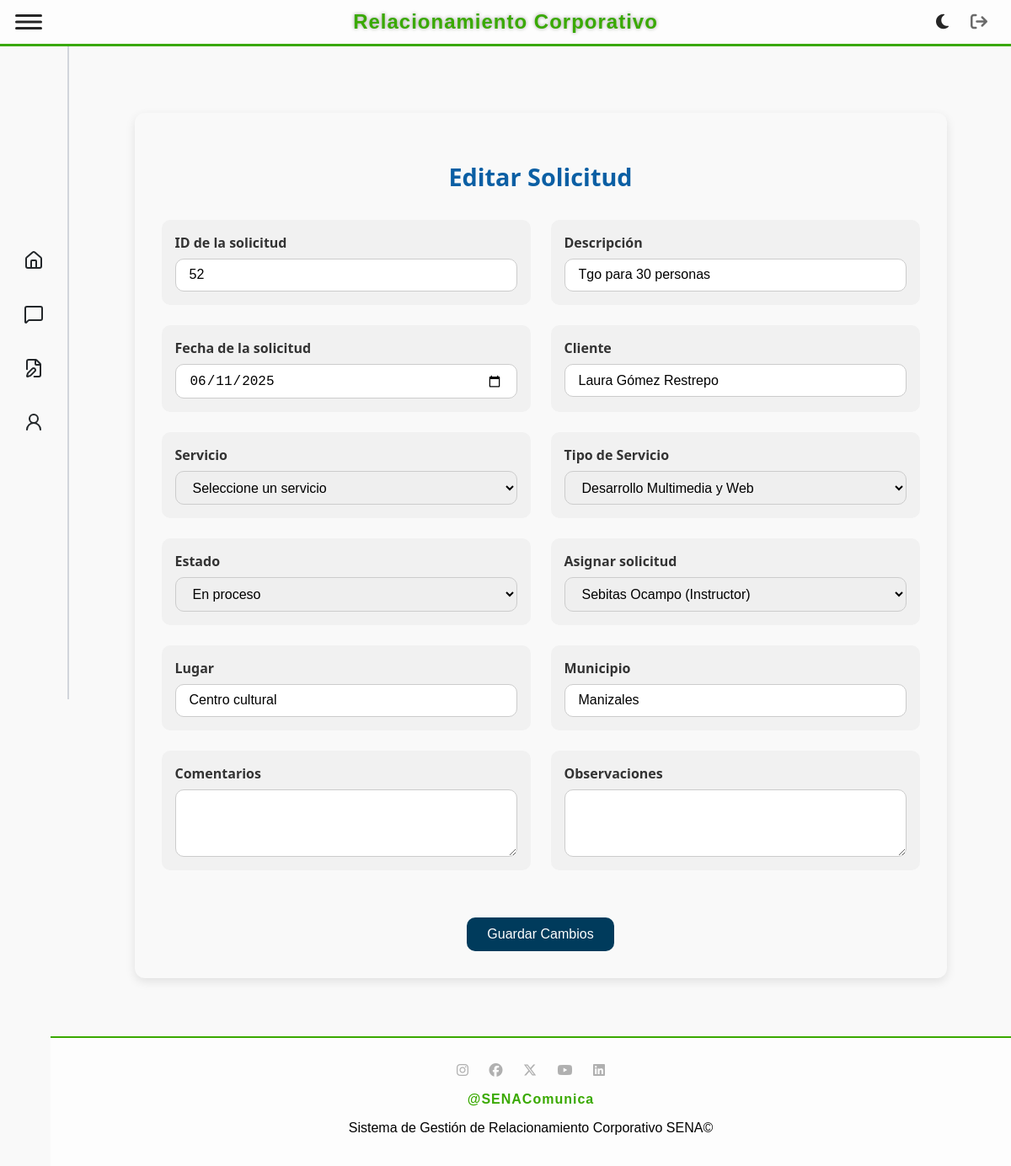
Before: /solicitud/edit/52 (signed in) with the older database file.
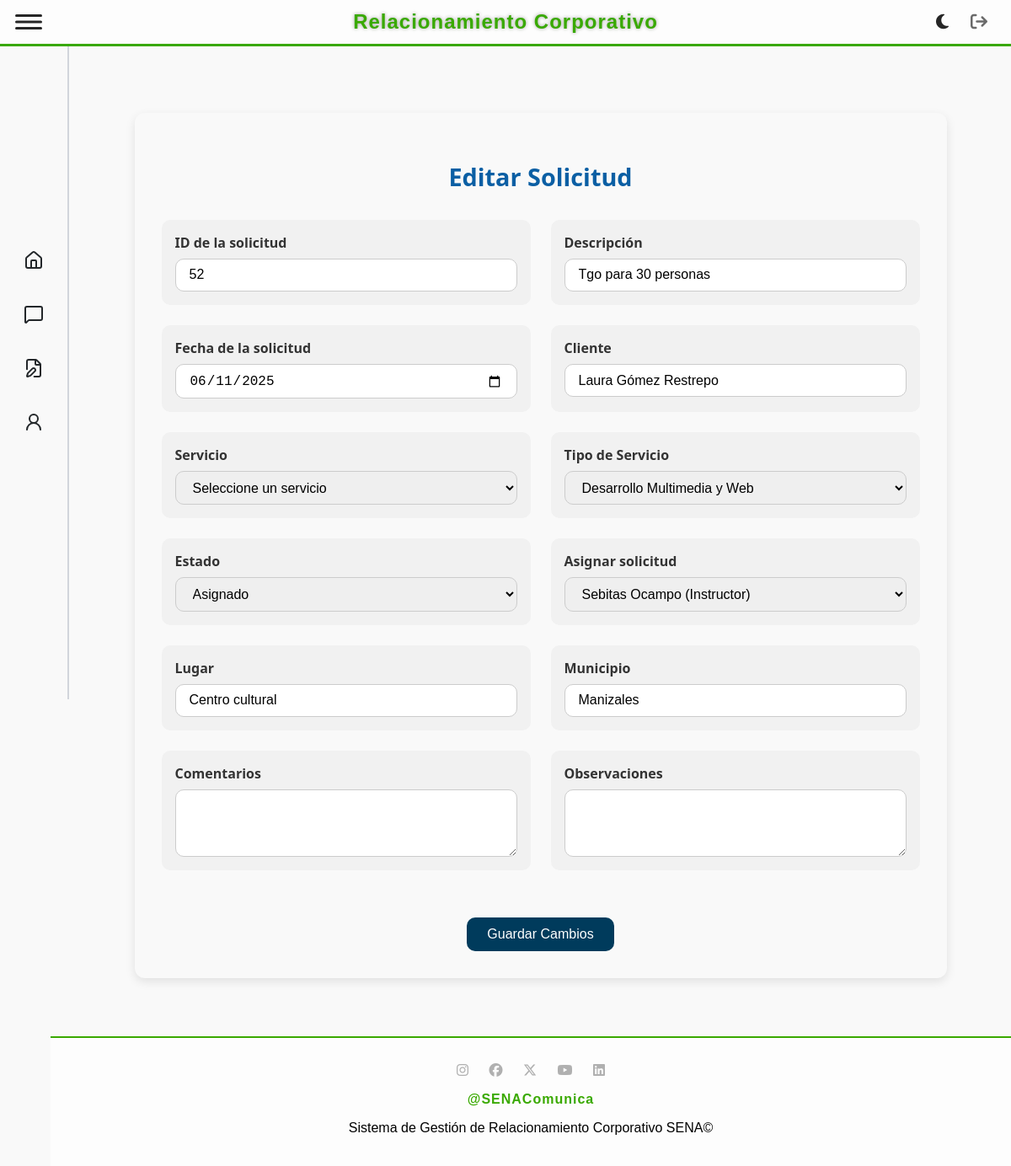
After: the same page with the newer database file.
### tables this page shows
CREATE TABLE `solicitud` (
  `idSolicitud` int(11) NOT NULL,
  `FechaEvento` date DEFAULT NULL,
  `FechaCreacion` date NOT NULL,
  `Lugar` varchar(80) DEFAULT NULL,
  `Municipio` varchar(50) NOT NULL,
  `Observaciones` text DEFAULT NULL,
  `Comentarios` text DEFAULT NULL,
  `MedioSolicitud` varchar(50) DEFAULT NULL,
  `DescripcionNecesidad` varchar(100) DEFAULT NULL,
  `FKusuario` int(11) NOT NULL,
  `FKtipoEvento` int(11) NOT NULL,
  `FKestado` int(11) NOT NULL,
  `FKcliente` int(11) NOT NULL,
  `FKtipoServicio` int(11) NOT NULL,
  `Asignacion` int(11) DEFAULT NULL
);

CREATE TABLE `estado` (
  `idEstado` int(11) NOT NULL,
  `Estado` varchar(45) NOT NULL,
  `Descripcion` varchar(100) NOT NULL,
  `Color` varchar(7) NOT NULL DEFAULT '#4361ee'
);

CREATE TABLE `cliente` (
  `idCliente` int(11) NOT NULL,
  `DocumentoCliente` varchar(20) NOT NULL,
  `NombreCliente` varchar(100) NOT NULL,
  `CorreoCliente` varchar(100) NOT NULL,
  `TelefonoCliente` varchar(10) NOT NULL
);

CREATE TABLE `tiposervicio` (
  `idTipoServicio` int(11) NOT NULL,
  `TipoServicio` varchar(100) NOT NULL,
  `FKidServicio` int(11) NOT NULL
);

CREATE TABLE `usuario` (
  `idUsuario` int(11) NOT NULL,
  `DocumentoUsuario` varchar(20) NOT NULL,
  `NombreUsuario` varchar(100) NOT NULL,
  `CorreoUsuario` varchar(100) NOT NULL,
  `TelefonoUsuario` varchar(10) NOT NULL,
  `ContraseñaUsuario` varchar(255) NOT NULL,
  `FKidRol` int(11) NOT NULL
);

### app/controllers/baseController.php (called while the page is built, shortened)
<?php
class BaseController
{
    public $layout = "default";
    public function render(string $view, array $arrayData = null)
    {
        $layout = MAIN_APP_ROUTE . "../views/layouts/{$this->layout}.php";
        include_once $layout;
    }
}

### app/controllers/solicitudController.php (called while the page is built, shortened)
<?php
require_once "baseController.php";
require_once MAIN_APP_ROUTE . "../models/SolicitudModel.php";
require_once MAIN_APP_ROUTE . "../models/EstadoModel.php";
require_once MAIN_APP_ROUTE . "../models/TipoServicioModel.php";
class SolicitudController extends BaseController
{
    public function editSolicitud($id)
    {
        $solicitudObj = new SolicitudModel();
        $solicitudInfo = $solicitudObj->getSolicitud($id);
        $servicioObj = new ServicioModel();
        $servicios = $servicioObj->getAll();
        $tipoServicioObj = new TipoServicioModel();
        $tiposServicio = $tipoServicioObj->getAll();
        $estadoObj = new EstadoModel();
        $estados = $estadoObj->getAll();
        require_once MAIN_APP_ROUTE . "../models/UsuarioModel.php";
        $usuarioObj = new \App\Models\UsuarioModel();
        $usuarios = $usuarioObj->getAll();
        $usuariosAsignables = array_filter($usuarios, function ($usuario) {
            return in_array($usuario->FKidRol, [3, 4]);
        });
        $data = [
            "solicitud" => $solicitudInfo,
            "servicios" => $servicios,
            "tiposServicio" => $tiposServicio,
            "estados" => $estados,
            "usuariosAsignables" => $usuariosAsignables,
            "titulo" => "Editar solicitud"
        ];
        $this->render("solicitud/edit.php", $data);
    }
}

### app/models/BaseModel.php (called while the page is built, shortened)
<?php
abstract class BaseModel {
    protected $dbConnection;
    protected $table;
    public function __construct() {
        try {
            $options = [
                PDO::ATTR_ERRMODE => PDO::ERRMODE_EXCEPTION,
                PDO::ATTR_DEFAULT_FETCH_MODE => PDO::FETCH_OBJ
            ];
            $dsn = DRIVER.':host='.HOST.';dbname='.DATABASE;
            $this->dbConnection = new PDO($dsn, USERNAME_DB, PASSWORD_DB, $options);
        } catch (PDOException $ex) {
            echo 'Error en la conexión: '.$ex->getMessage();
            exit;
        }
    }
    public function getAll(): array {
        try {
            $sql = 'SELECT * FROM '.$this->table;
            $statement = $this->dbConnection->query($sql);
            return $statement->fetchAll();
        } catch (PDOException $ex) {
            echo 'Error al obtener registros: '.$ex->getMessage();
            return [];
        }
    }
}

### app/models/solicitudModel.php (called while the page is built, shortened)
<?php
require_once MAIN_APP_ROUTE . "../models/BaseModel.php";
class SolicitudModel extends BaseModel
{
    public function __construct(
        ?int $idSolicitud = null,
        ?string $Descripcion = null,
        ?string $FechaSolicitud = null,
        ?int $IdCliente = null,
        ?int $IdServicio = null,
        ?int $IdEstado = null
    ) {
        $this->table = "solicitud";
    }
    public function getSolicitud($id)
    {
        try {
            $sql = "SELECT s.*,
                       c.idCliente,
                       c.NombreCliente,
                       c.CorreoCliente,
                       c.TelefonoCliente,
                       c.DocumentoCliente,
                       ts.TipoServicio,
                       sv.Servicio,
                       e.Estado,
                       e.Descripcion as EstadoDescripcion,
                       u.NombreUsuario,
                       ua.NombreUsuario AS NombreUsuarioAsignado  -- Agrega esta línea
                FROM {$this->table} s
                JOIN cliente c ON s.FKcliente = c.idCliente
                JOIN tiposervicio ts ON s.FKtipoServicio = ts.idTipoServicio
                JOIN servicio sv ON ts.FKidServicio = sv.idServicio
                JOIN estado e ON s.FKestado = e.idEstado
                JOIN usuario u ON s.FKusuario = u.idUsuario
                LEFT JOIN usuario ua ON s.Asignacion = ua.idUsuario  -- Agrega esta línea
                WHERE s.idSolicitud = :id";
            $statement = $this->dbConnection->prepare($sql);
            $statement->bindParam(":id", $id, PDO::PARAM_INT);
            $statement->execute();
            return $statement->fetch(PDO::FETCH_OBJ);
        } catch (PDOException $ex) {
            throw new PDOException("Error al obtener la solicitud: " . $ex->getMessage());
        }
    }
}

### app/models/tipoServicioModel.php (called while the page is built, shortened)
<?php
require_once MAIN_APP_ROUTE."../models/BaseModel.php";
class tipoServicioModel extends BaseModel {
    public function __construct(
        ?int $idTipoServicio = null,
        ?string $TipoServicio = null,
        ?int $FKidServicio = null
    ) {
        $this->table = "tiposervicio";
    }
    public function getAll(): array {
        try {
            $sql = "SELECT t.*, s.Servicio as NombreServicio
                    FROM $this->table t
                    LEFT JOIN servicio s ON t.FKidServicio = s.idServicio";
            return $this->dbConnection->query($sql)->fetchAll(PDO::FETCH_OBJ);
        } catch (PDOException $e) {
            throw new PDOException("Error al obtener tipos de servicio: " . $e->getMessage());
        }
    }
}

### app/models/EstadoModel.php (called while the page is built, shortened)
<?php
require_once MAIN_APP_ROUTE."../models/BaseModel.php";
class EstadoModel extends BaseModel{
    public function __construct(
        ?int $idEstado = null,
        ?string $Estado = null,
        ?string $Descripcion = null
    )
    {
        $this->table = "estado";
    }
}

### app/models/UsuarioModel.php (called while the page is built, shortened)
<?php
require_once MAIN_APP_ROUTE."../models/BaseModel.php";
class UsuarioModel extends BaseModel {
    public function __construct(
        ?int $idUsuario = null,
        ?string $DocumentoUsuario = null,
        ?string $NombreUsuario = null,
        ?string $CorreoUsuario = null,
        ?string $TelefonoUsuario = null,
        ?string $ContraseñaUsuario = null,
        ?int $FKidRol = null
    ) {
        $this->table = "usuario";
    }
}

### app/views/solicitud/edit.php (the view, shortened to what the changed rows need)
<div class="data-container ">
    <?php
    $esAdmin = (isset($_SESSION['rol']) && $_SESSION['rol'] == 1);
    ?>
    <h2 class="form-title">Editar Solicitud</h2>
    <form action="/solicitud/update" method="post">
        <div class="form-group">
            <label for="idSolicitud">ID de la solicitud</label>
            <input readonly value="<?php echo $solicitud->idSolicitud ?>" type="number" id="idSolicitud" name="idSolicitud" class="form-control">
        </div>
        <div class="form-group">
            <label for="descripcion">Descripción</label>
            <input type="text" value="<?php echo $solicitud->DescripcionNecesidad ?>" id="descripcion" name="Descripcion" class="form-control" maxlength="255">
        </div>
        <div class="form-group">
            <label for="fecha">Fecha de la solicitud</label>
            <input value="<?php echo $solicitud->FechaEvento ?>" type="date" id="fecha" name="FechaSolicitud" class="form-control">
        </div>
        <div class="form-group">
            <label for="cliente">Cliente</label>
            <input type="text" value="<?php echo $solicitud->NombreCliente; ?>" id="cliente" name="NombreCliente" class="form-control" maxlength="255">
        </div>
        <div class="form-group">
            <label for="servicio">Servicio</label>
            <select id="servicio" name="IdServicio" class="form-control">
                <option value="">Seleccione un servicio</option>
            </select>
        </div>
        <div class="form-group">
            <label for="tipoServicio">Tipo de Servicio</label>
            <select id="tipoServicio" name="IdTipoServicio" class="form-control">
                <?php foreach ($tiposServicio as $tipoServicio): ?>
                    <option value="<?php echo $tipoServicio->idTipoServicio; ?>"
                        <?php echo ($solicitud->FKtipoServicio == $tipoServicio->idTipoServicio) ? 'selected' : ''; ?>>
                        <?php echo $tipoServicio->TipoServicio; ?>
                    </option>
                <?php endforeach; ?>
            </select>
        </div>
        <div class="form-group">
            <label for="estado">Estado</label>
            <?php
            $estadoActual = $solicitud->FKestado;
            $estadosPermitidos = [];
            switch ($estadoActual) {
                case 7:
                    $estadosPermitidos = [5];
                    break;
                case 5:
                    $estadosPermitidos = [6];
                    break;
            }
            ?>
            <select id="estado" name="IdEstado" class="form-control" required>
                <?php foreach ($estados as $estado): ?>
                    <?php
                    $mostrar = in_array($estado->idEstado, $estadosPermitidos) || $solicitud->FKestado == $estado->idEstado;
                    ?>
                    <?php if ($mostrar): ?>
                        <option value="<?php echo $estado->idEstado; ?>" <?php echo ($solicitud->FKestado == $estado->idEstado) ? 'selected' : ''; ?>>
                            <?php echo $estado->Estado; ?>
                        </option>
                    <?php endif; ?>
                <?php endforeach; ?>
            </select>
        </div>
        <?php if ($esAdmin): ?>
        <div class="form-group">
            <label for="asignacion">Asignar solicitud</label>
            <?php
            $roles = [
                3 => 'Funcionario',
                4 => 'Instructor'
            ];
            ?>
            <select id="asignacion" name="Asignacion" class="form-control">
                <?php foreach ($usuariosAsignables as $usuario): ?>
                    <option value="<?php echo $usuario->idUsuario; ?>"
                        <?php echo ($solicitud->Asignacion == $usuario->idUsuario) ? 'selected' : ''; ?>>
                        <?php echo htmlspecialchars($usuario->NombreUsuario); ?> (<?php echo $roles[$usuario->FKidRol]; ?>)
                    </option>
                <?php endforeach; ?>
            </select>
        </div>
        <?php endif; ?>
        <div class="form-group">
            <label for="lugar">Lugar</label>
            <input type="text" value="<?php echo htmlspecialchars($solicitud->Lugar ?? ''); ?>" id="lugar" name="Lugar" class="form-control">
        </div>
        <div class="form-group">
            <label for="municipio">Municipio</label>
            <input type="text" value="<?php echo htmlspecialchars($solicitud->Municipio ?? ''); ?>" id="municipio" name="Municipio" class="form-control">
        </div>
        <div class="form-group">
            <label for="comentarios">Comentarios</label>
            <textarea id="comentarios" name="Comentarios" class="form-control"><?php echo htmlspecialchars($solicitud->Comentarios ?? ''); ?></textarea>
        </div>
        <div class="form-group">
            <label for="observaciones">Observaciones</label>
            <textarea id="observaciones" name="Observaciones" class="form-control"><?php echo htmlspecialchars($solicitud->Observaciones ?? ''); ?></textarea>
        </div>
        <div class="button-group">
            <button type="submit" class="btn-submit">Guardar Cambios</button>
        </div>
    </form>
</div>

Changed rows visible on the page:
changed solicitud "Tgo para 30 personas": IdEstado "En proceso" → "Asignado"
